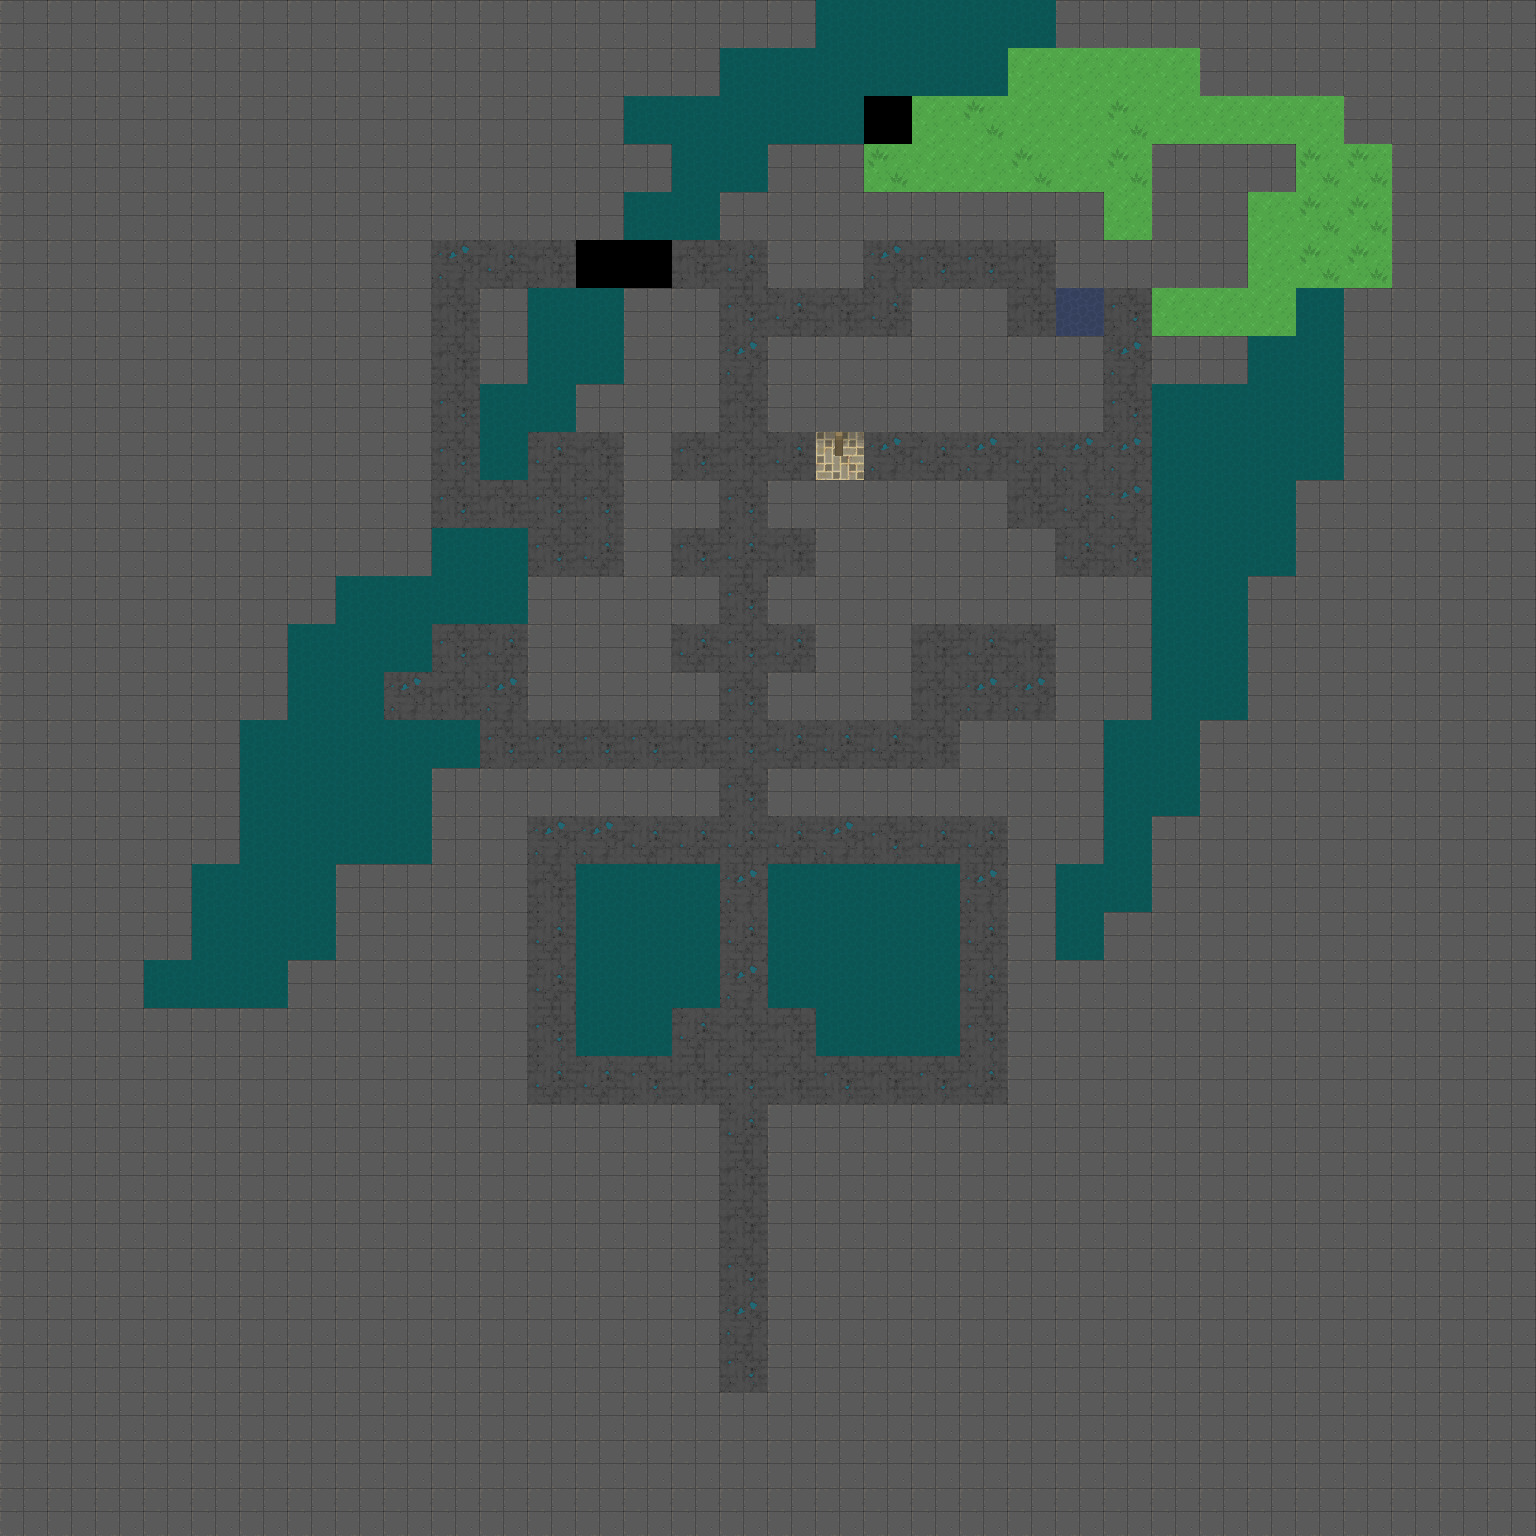

Below is a game level as drawn by its tile map, then a one-line description and the .tmx that defines it (tile-layer data replaced by summaries):
An orthogonal 32x32 tile map with 48x48 px tiles, 10 tile layers (floor, floor 2, props, creature, ...), 2 tilesets and 3 objects (INNKEEPER, portal).

<map version="1.0" orientation="orthogonal" renderorder="right-down" width="32" height="32" tilewidth="48" tileheight="48" nextobjectid="1">
 <properties>
  <property name="startX" value="15" />
  <property name="startY" value="31" />
 </properties>
 <tileset firstgid="1" name="terrain" tilewidth="48" tileheight="48" tilecount="760" columns="20">
  <image source="uf_terrain.png" width="960" height="1824" />
  <tile id="115">
   <animation>
    <frame tileid="115" duration="500" />
    <frame tileid="116" duration="500" />
    <frame tileid="117" duration="500" />
    <frame tileid="118" duration="500" />
   </animation>
  </tile>
  <tile id="135">
   <animation>
    <frame tileid="135" duration="500" />
    <frame tileid="136" duration="500" />
    <frame tileid="137" duration="500" />
    <frame tileid="138" duration="500" />
   </animation>
  </tile>
  <tile id="155">
   <animation>
    <frame tileid="155" duration="500" />
    <frame tileid="156" duration="500" />
    <frame tileid="157" duration="500" />
    <frame tileid="158" duration="500" />
   </animation>
  </tile>
  <tile id="175">
   <animation>
    <frame tileid="175" duration="500" />
    <frame tileid="176" duration="500" />
    <frame tileid="177" duration="500" />
    <frame tileid="178" duration="500" />
   </animation>
  </tile>
  <tile id="195">
   <animation>
    <frame tileid="195" duration="300" />
    <frame tileid="196" duration="300" />
    <frame tileid="197" duration="300" />
    <frame tileid="198" duration="300" />
   </animation>
  </tile>
  <tile id="215">
   <animation>
    <frame tileid="215" duration="500" />
    <frame tileid="216" duration="500" />
    <frame tileid="217" duration="500" />
    <frame tileid="218" duration="500" />
   </animation>
  </tile>
  <tile id="644">
   <animation>
    <frame tileid="644" duration="200" />
    <frame tileid="645" duration="200" />
   </animation>
  </tile>
  <tile id="664">
   <animation>
    <frame tileid="664" duration="200" />
    <frame tileid="665" duration="200" />
   </animation>
  </tile>
  <tile id="672">
   <animation>
    <frame tileid="672" duration="750" />
    <frame tileid="673" duration="750" />
   </animation>
  </tile>
  <tile id="674">
   <animation>
    <frame tileid="674" duration="750" />
    <frame tileid="675" duration="750" />
   </animation>
  </tile>
 </tileset>
 <tileset firstgid="761" name="heroes" tilewidth="48" tileheight="48" tilecount="560" columns="40">
  <image source="uf_heroes.png" width="1920" height="672" />
 </tileset>
 <layer name="floor" width="32" height="32">
  <data>[1024 cells, 266 non-empty, 8 distinct tile ids]</data>
 </layer>
 <layer name="floor 2" width="32" height="32">
  <data>[1024 cells, 0 non-empty, 0 distinct tile ids]</data>
 </layer>
 <layer name="props" width="32" height="32">
  <data>[1024 cells, 1 non-empty, 1 distinct tile ids]</data>
 </layer>
 <layer name="creature" width="32" height="32">
  <data>[1024 cells, 0 non-empty, 0 distinct tile ids]</data>
 </layer>
 <layer name="water_edges" width="32" height="32">
  <data>[1024 cells, 0 non-empty, 0 distinct tile ids]</data>
 </layer>
 <layer name="shadows" width="32" height="32">
  <data>[1024 cells, 0 non-empty, 0 distinct tile ids]</data>
 </layer>
 <layer name="walls" width="32" height="32">
  <data>[1024 cells, 755 non-empty, 1 distinct tile ids]</data>
 </layer>
 <layer name="door" width="32" height="32">
  <data>[1024 cells, 1 non-empty, 1 distinct tile ids]</data>
 </layer>
 <layer name="torches" width="32" height="32">
  <data>[1024 cells, 0 non-empty, 0 distinct tile ids]</data>
 </layer>
 <layer name="webs" width="32" height="32">
  <data>[1024 cells, 0 non-empty, 0 distinct tile ids]</data>
 </layer>
 <objectgroup name="people">
  <object id="1" name="Jason" type="INNKEEPER" x="864" y="96" width="48" height="48">
   <properties>
    <property name="movement" value="FIXED" />
   </properties>
  </object>
 </objectgroup>
 <objectgroup name="portals">
  <object id="1" name="WORLD" type="portal" x="1632" y="1920" width="48" height="48" />
 </objectgroup>
 <objectgroup name="rooms">
  <object id="1" x="1584" y="1824">
   <polygon points="0,0 0,240 336,240 336,0 240,0 240,-48 96,-48 96,0" />
  </object>
 </objectgroup>
</map>
